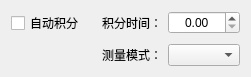
<?xml version="1.0" encoding="UTF-8"?>
<ui version="4.0">
 <class>HTestSetWidget2000</class>
 <widget class="QWidget" name="HTestSetWidget2000">
  <property name="geometry">
   <rect>
    <x>0</x>
    <y>0</y>
    <width>242</width>
    <height>67</height>
   </rect>
  </property>
  <property name="windowTitle">
   <string>Form</string>
  </property>
  <layout class="QGridLayout" name="gridLayout">
   <property name="verticalSpacing">
    <number>9</number>
   </property>
   <item row="0" column="0">
    <widget class="QCheckBox" name="checkBox_1">
     <property name="sizePolicy">
      <sizepolicy hsizetype="Minimum" vsizetype="Fixed">
       <horstretch>0</horstretch>
       <verstretch>0</verstretch>
      </sizepolicy>
     </property>
     <property name="layoutDirection">
      <enum>Qt::LeftToRight</enum>
     </property>
     <property name="text">
      <string>自动积分</string>
     </property>
    </widget>
   </item>
   <item row="0" column="1">
    <widget class="QLabel" name="label_001">
     <property name="minimumSize">
      <size>
       <width>72</width>
       <height>0</height>
      </size>
     </property>
     <property name="text">
      <string>积分时间：</string>
     </property>
     <property name="alignment">
      <set>Qt::AlignRight|Qt::AlignTrailing|Qt::AlignVCenter</set>
     </property>
     <property name="buddy">
      <cstring>doubleSpinBox_1</cstring>
     </property>
    </widget>
   </item>
   <item row="0" column="2">
    <widget class="QDoubleSpinBox" name="doubleSpinBox_1">
     <property name="alignment">
      <set>Qt::AlignCenter</set>
     </property>
    </widget>
   </item>
   <item row="1" column="1">
    <widget class="QLabel" name="label_004">
     <property name="minimumSize">
      <size>
       <width>72</width>
       <height>0</height>
      </size>
     </property>
     <property name="text">
      <string>测量模式：</string>
     </property>
     <property name="alignment">
      <set>Qt::AlignRight|Qt::AlignTrailing|Qt::AlignVCenter</set>
     </property>
     <property name="buddy">
      <cstring>comboBox_1</cstring>
     </property>
    </widget>
   </item>
   <item row="1" column="2">
    <widget class="QComboBox" name="comboBox_1"/>
   </item>
  </layout>
 </widget>
 <resources/>
 <connections/>
</ui>
